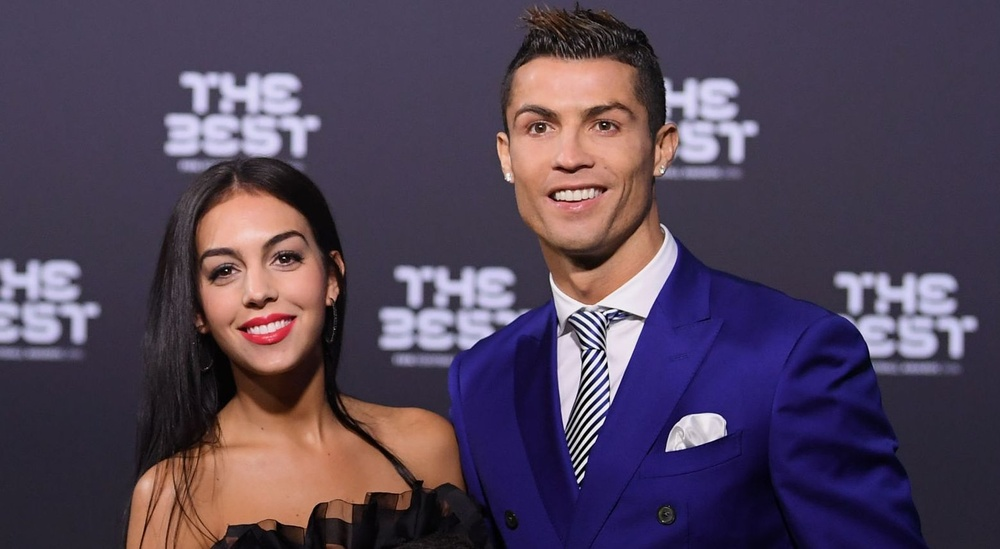
#> input picture image_input.jpg, 1000 x 549 px, shrunk from 1558 x 855 before the run
$ python 'faceAndEye _detection.py' image_input.jpg
#> lines starting #> are read from the running program, lines starting #| are printed output that depends on the picture; after the words box and inside, x2 and y2 are one past the last pixel; in counts of white or black regions, pixels touching at a corner belong together
#openCV - a popular lib of computer vision
#- uses cascades (divides the problem of face recog into several stages. each stage, rough and quick test takes place, where overall of 50 stages approx will be there and the face will be detected only if all stages pass the test.)
import cv2
import sys

imagePath = sys.argv[1] # enter the path of the image for which the face should be recognized
cascPath = "haarcascade_frontalface_default.xml" #enter the path of the casade or load the cascade
#load pretrained cascade
# Haar Cascade is a machine learning object detection algorithm
#used to identify objects in an image or video...xml file

# Haar Cascade is a machine learning-based approach where a lot of positive and negative images are used to train the classifier.
#Positive images – These images contain the images which we want our classifier to identify.
#Negative Images – Images of everything else, which do not contain the object we want to detect.


cascPath_eye = "haarcascade_eye.xml"  #path of cascade file to detect eyes


faceCascade = cv2.CascadeClassifier(cascPath)
eye_cascade = cv2.CascadeClassifier(cascPath_eye)


#load our image
image = cv2.imread(imagePath)
#> image is the input picture: shape (549, 1000, 3); mean B, G, R 87.5, 67.5, 81.9


#cv2.cvtColor() method is used to convert an image
#from one color space to another
gray = cv2.cvtColor(image, cv2.COLOR_BGR2GRAY)
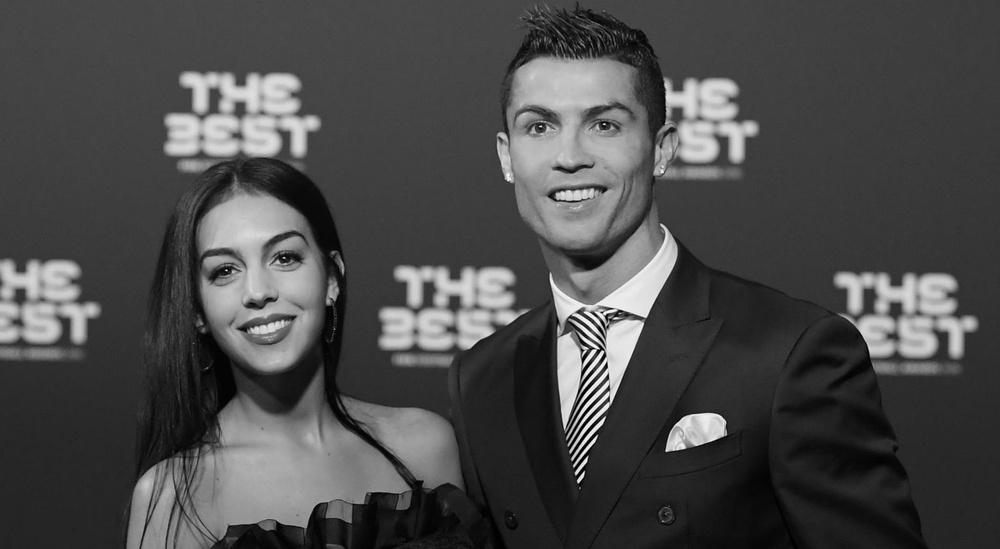
#> gray: shape (549, 1000); min 0, max 253, mean 74.1


#detectMultiScale function to detect face/obj's
#this algo uses moving window approach to find obj's.
#scale factor - compensates the faces appering zoom(due to the closeness to the camera) and far in the pic
#minNeighbors - defines how many objects are detected near the current one before it declares the face found.
#minSize - size of each window


faces = faceCascade.detectMultiScale(gray, scaleFactor=1.1, minNeighbors=5, minSize=(30,30),flags = cv2.CASCADE_SCALE_IMAGE) #returns list of all rectangles,which it detects a face
#> faces = [[484, 54, 175, 175], [174, 198, 166, 166]]

print("Found {0} faces!".format(len(faces)))
#| Found 2 faces!

# If faces are found, it returns the positions of detected faces as Rect(x,y,w,h).

# # Draw a rectangle around the faces
for (x, y, w, h) in faces: # x,y is rectangle's pos. w,h is rectangle’s width and height
	image = cv2.rectangle(image, (x, y), (x+w, y+h), (0, 255, 0), 2)
	#once we get this location of rectangles, ROI (Rectangle Region of Interest)
	#for face and eyes can be detected too.
	roi_grey = gray[y:y+h, x:x+w]
	roi_color = image[y:y+h, x:x+w]
	eyes = eye_cascade.detectMultiScale(roi_grey)
	for (ex, ey, ew, eh) in eyes:
		cv2.rectangle(roi_color, (ex, ey),(ex+ew, ey+eh),(0,255,0), 2)
#> this loop made 2 passes
#> (x, y, w, h, eyes) on passes 1 to 2: (484, 54, 175, 175, [[96, 49, 44, 44], [34, 53, 38, 38]]), (174, 198, 166, 166, [[87, 37, 45, 45], [28, 53, 41, 41]])
#> pass 1, `roi_grey = gray[y:y+h, x:x+w]`:
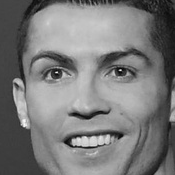
#> roi_grey: shape (175, 175); min 4, max 250, mean 122.5
#> pass 1, `roi_color = image[y:y+h, x:x+w]`:
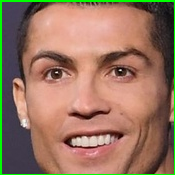
#> roi_color: shape (175, 175, 3); mean B, G, R 96.4, 117.1, 152
#> pass 2, `image = cv2.rectangle(image, (x, y), (x+w, y+h), (0, 255, 0), 2)`:
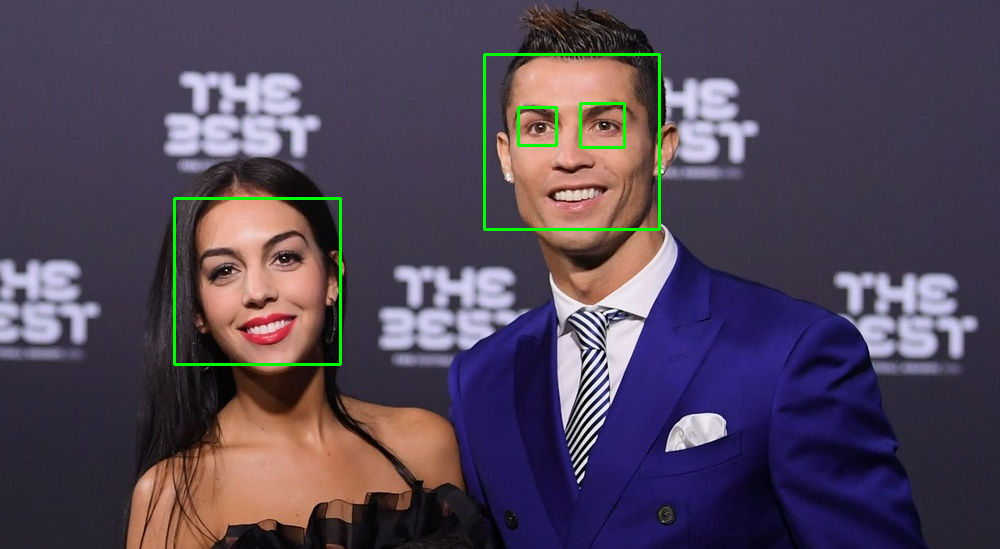
#> image: shape (549, 1000, 3); mean B, G, R 86.8, 69.2, 81
#> after the loop:
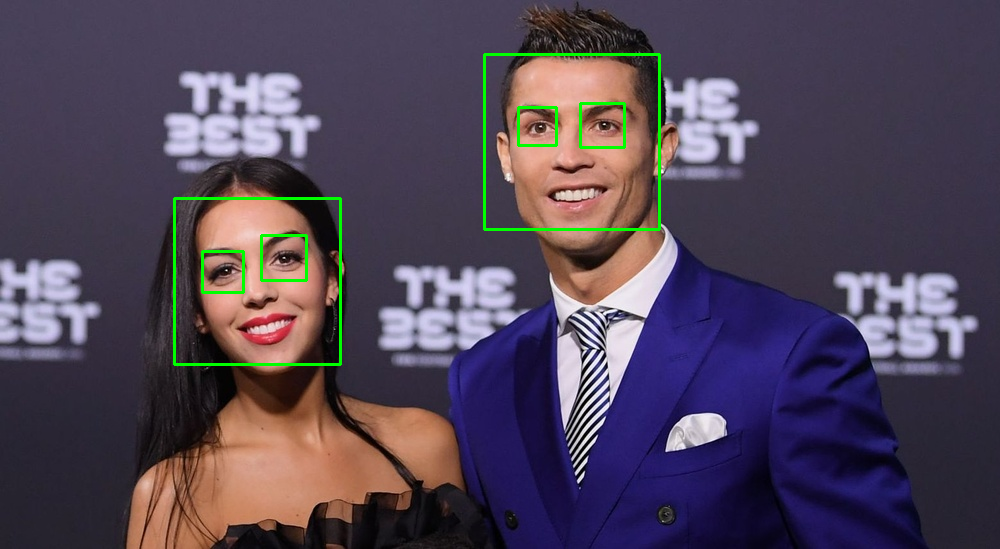
#> image: shape (549, 1000, 3); 0.19% of pixels changed, all inside (x1, y1, x2, y2) = (201, 234, 308, 294)
#> after the loop:
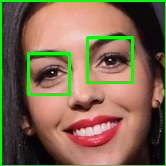
#> roi_color: shape (166, 166, 3); mean B, G, R 78.8, 105.6, 125.7
#> after the loop:
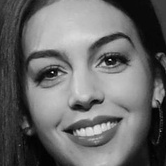
#> roi_grey: shape (166, 166); min 0, max 253, mean 104.7


# #draw a rect using the above x,y,w,h values
cv2.imshow("Faces found with eyes detected", image) #display image with boundary detecting faces
cv2.waitKey(0)#wait for user to press any key
cv2.destroyAllWindows()
